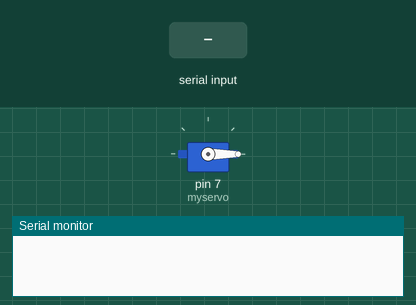
Recording of a sketch running on a simulated Arduino Uno, built with avr-gcc and run on an emulated ATmega328P. Shown: servo, the last lines printed to the serial monitor. The test bench sets the inputs (shaded band).

Above: at 1.2 s.
1.3 s: "90,45\n" received over Serial
At 2.4 s:
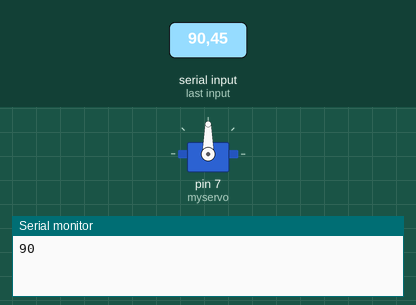
3.5 s: "30,150\n" received over Serial
At 5.2 s:
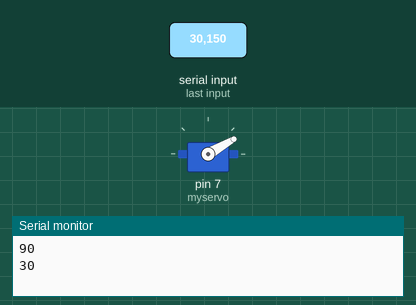
5.5 s: "200\n" received over Serial
At 6.7 s:
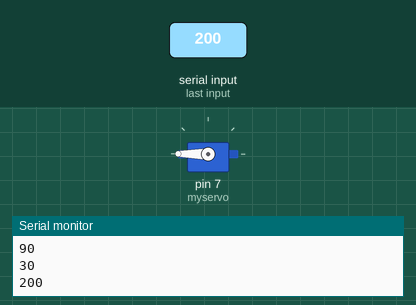
7.5 s: "90\n" received over Serial
At 8.3 s:
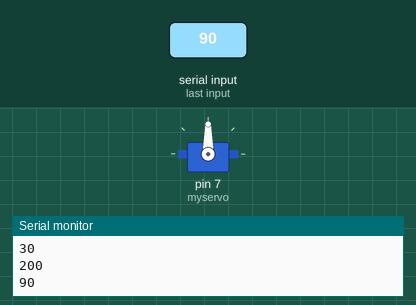
Timing chart, 0 to 10.5 s (numbered marks = the images above; inputs shaded):
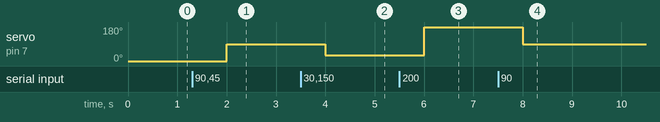

The sketch:

test.ino
```cpp
//这个代码的功能是向串口发送一个字符，使舵机转动到某一角度
#include <Servo.h> //引入lib

Servo myservo;  // 创建一个伺服电机对象

char inByte = 0; //串口接收的数据
int angle = 0;  //角度值
// int pos = 0;//角度值
String temp = "";//临时字符变量，又或者说是缓存用的吧

void setup()
{
  myservo.attach(7);    //定义舵机的引脚为9，舵机只能是10，或者9引脚
  Serial.begin(9600);  //设置波特率
}


void loop()
{
  while (Serial.available() > 0) //判断串口是否有数据
  {
    inByte = Serial.read();//读取数据，串口一次只能读1个字符
    temp += inByte;//把读到的字符存进临时变量里面缓存，
                   //再继续判断串口还有没有数据，知道把所有数据都读取出来
   }

   if(temp != "")   //判断临时变量是否为空
   {
    angle = temp.toInt();    //把变量字符串类型转成整型
    Serial.println(angle);  //输出数据到串口上，以便观察
   }
  temp = "";//请看临时变量
  myservo.write(angle);  //控制舵机转动相应的角度
  /*if(pos <= angle){
      for(int i = pos; i < angle; i++){
        myservo.write(i);
        Serial.println("i");
        delay(20);
      }
    }

    if(pos >= angle){
      for(int i = pos; i > angle; i--){
        myservo.write(i);
        Serial.println("i");
        delay(20);
      }
  }*/
  delay(1000);//延时1000毫秒
  //pos = angle;
}
```

Measured:
- after the input at 1.3 s, servo on pin 7 (myservo): 0° → 90° after 0.70 s
- after the input at 3.5 s, servo on pin 7 (myservo): 90° → 30° after 0.50 s
- after the input at 5.5 s, servo on pin 7 (myservo): 30° → 180° after 0.50 s
- after the input at 7.5 s, servo on pin 7 (myservo): 180° → 90° after 0.50 s
